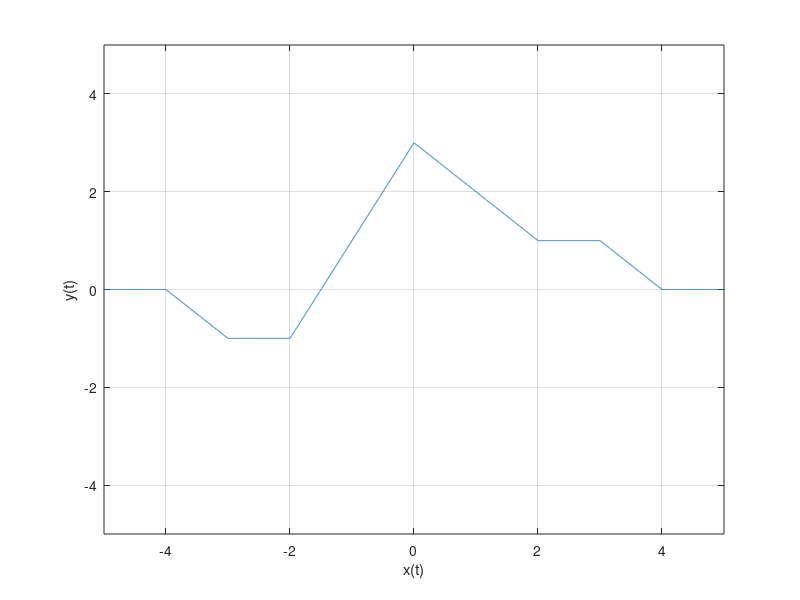

MATLAB code to generate this figure:
t=-8:0.001:8;
x=zeros(size(t));
t1= t>=-4 & t<=-3;
x(t1)=-t(t1)-4;
t2= t>-3 & t<=-2;     
x(t2) = -1;
t3 = t>-2 & t<=-1;
x(t3) = 2*t(t3)+3;
t4 = t>-1 & t<=0;
x(t4) = 2*t(t4)+3;
t5 = t>0 & t<=1;
x(t5) = -t(t5)+3;
t6 = t>1 & t<=2;
x(t6) = -t(t6)+3;
t7 = t>2 & t<=3;
x(t7)=1;
t8=t>3 &t <=4;
x(t8)=-t(t8)+4;

plot(t,x);
xlim([-5  5]);
ylim([-5 5]);
xlabel('x(t)');
ylabel('y(t)');
grid on;
